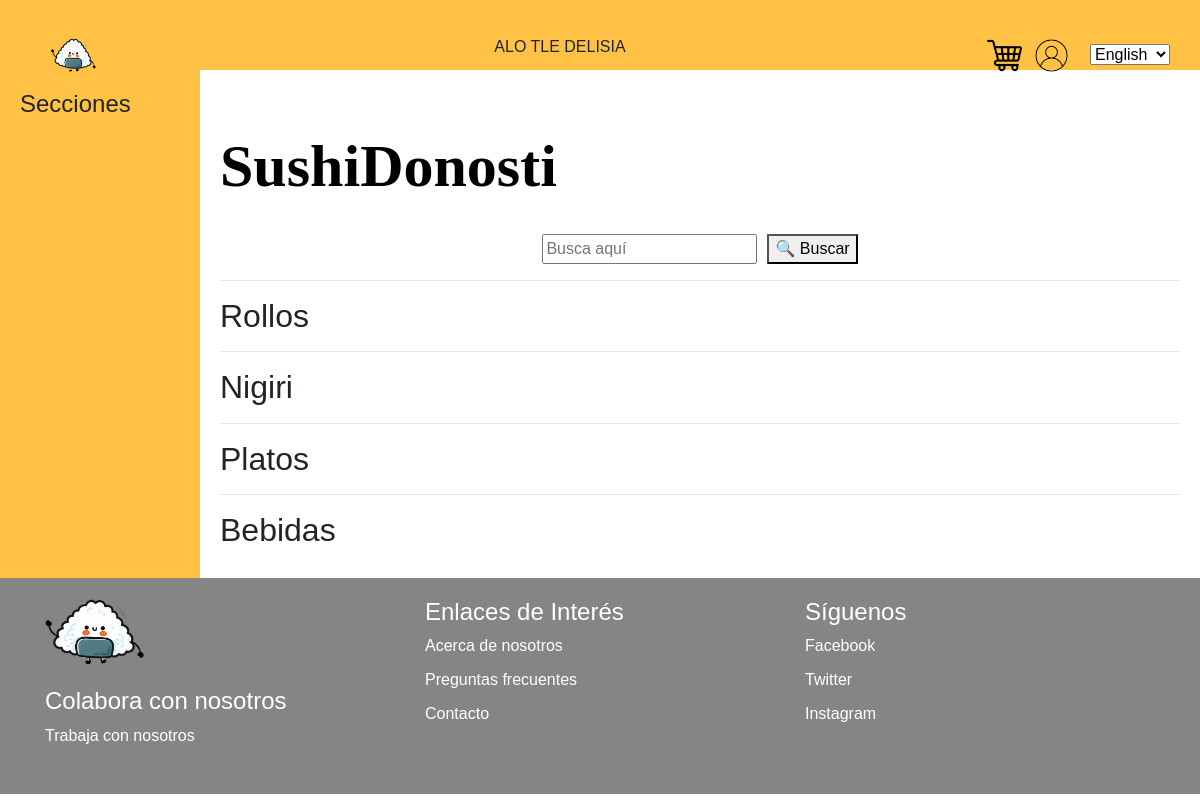
Page /KenjiBar on the earlier database version.
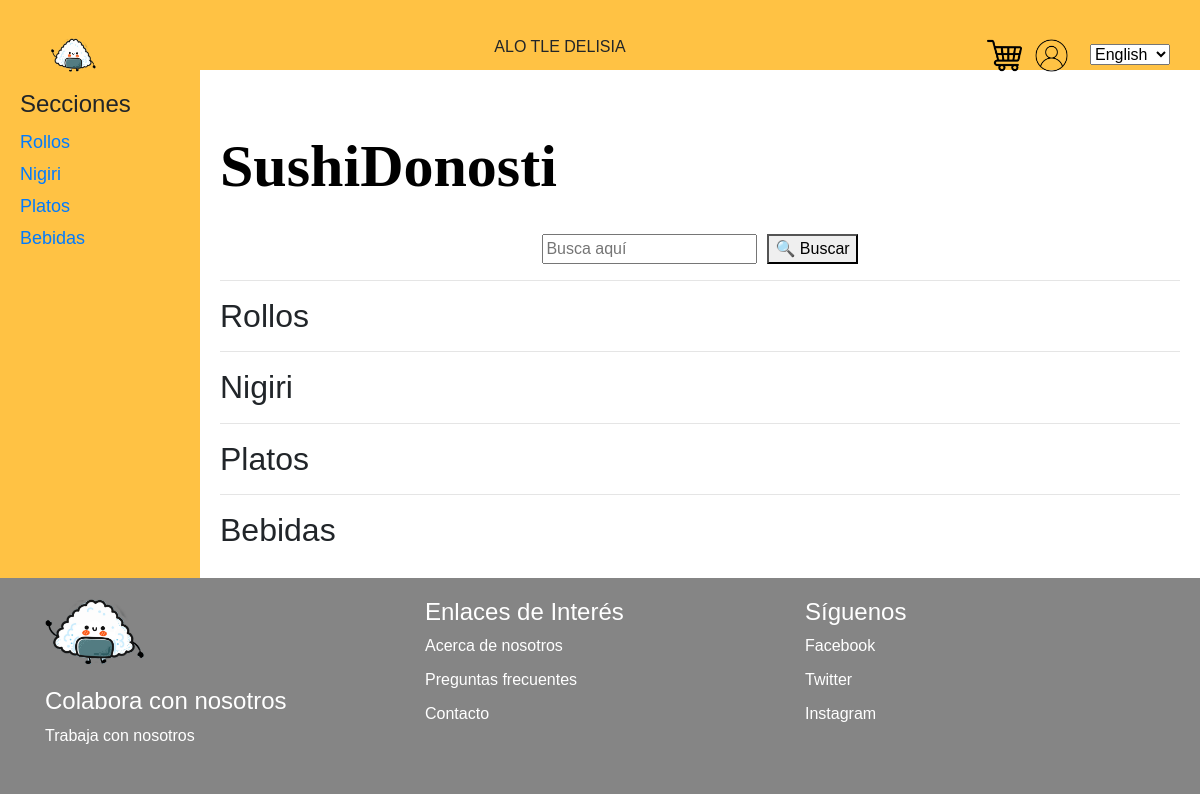
Same page on the later database version.
### myapp/models.py (models this page shows)
class TipoProducto(models.Model):
    idTipoProducto = models.AutoField(primary_key=True)
    nombre = models.CharField(max_length=255)
    descripcion=models.TextField()
    idRestaurante = models.ForeignKey(Restaurante, on_delete=models.CASCADE)

### myapp/views.py (the view)
# urls.py: path('KenjiBar', kenji, name='Kenji Sushi Bar'),
def kenji(request):
    productosTipo1 = Producto.objects.filter(idRestaurante=6, idTipoProducto=12)
    productosTipo2 = Producto.objects.filter(idRestaurante=6, idTipoProducto=13)
    productosTipo3 = Producto.objects.filter(idRestaurante=6, idTipoProducto=14)
    productosTipo4 = Producto.objects.filter(idRestaurante=6, idTipoProducto=15)
    categorias=TipoProducto.objects.filter(idRestaurante=6)
    context = {
        'productosTipo1': productosTipo1,
        'productosTipo2': productosTipo2,
        'productosTipo3': productosTipo3,
        'productosTipo4': productosTipo4,
        'categorias': categorias
    }
    return render(request, 'myapp/kenjiSushi.html', context)

### myapp/templates/myapp/kenjiSushi.html (shortened to what this page needs)
{% extends 'base.html' %}
{% block content %}
    {% load static %}
    <link rel="stylesheet" href="{% static 'css/stylePrincipal.css' %}">
    <link rel="stylesheet" href="{% static 'css/sushiDonosti.css' %}">
    <div class="wrapper">
        <aside class="lado">
            <h2>Secciones</h2>
            <ul>
                {% for categoria in categorias %}
                <li><a href=#{{categoria.nombre}}>{{categoria.nombre}}</a></li>
                {%endfor%}
            </ul>
        </aside>
        <div class="main">
            <div class="primerBloque">
                <h1>SushiDonosti</h1>
                <br>
                <div class="buscador">
                    <input type="text" class="buscar" placeholder="Busca aquí">
                    <button class="search-button">&#128269; Buscar</button>
                </div>
            </div>
            <hr>
            <div class="productos">
                <div id="Sushi Box">
                <h2>Rollos</h2>
                </div>
                <hr>
                <div id="Nigiri">
                <h2>Nigiri</h2>
                </div>
                <hr>
                <div id="Platos">
                <h2>Platos</h2>
                </div>
                <hr>
                <div id="Bebidas">
                <h2>Bebidas</h2>
                </div>
            </div>
        </div>
    </div>
{% endblock %}

Differences in the rows shown:
added TipoProducto: nombre "Rollos"
added TipoProducto: nombre "Nigiri"
added TipoProducto: nombre "Platos"
added TipoProducto: nombre "Bebidas"
